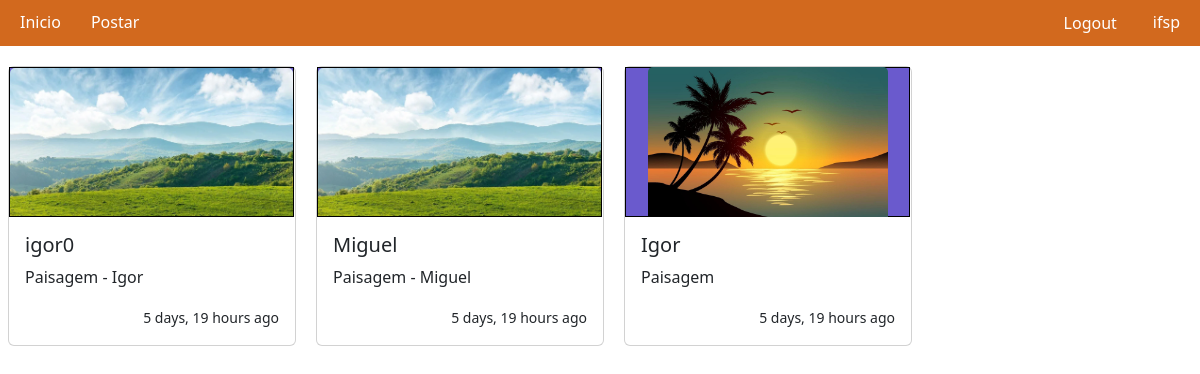
The app's page / (signed in) with its own data.
### app/models.py (models this page shows)
class Post(models.Model):
    autor = models.ForeignKey(
        to = User,
        on_delete = models.SET_NULL,
        null=True
    )
    imagem = models.ImageField(upload_to='posts')
    conteudo = models.TextField()
    data_postagem = models.DateTimeField(auto_now_add = True)
    aprovado = models.BooleanField(default=False)

### app/views.py (the view)
# urls.py: path('', views.inicio, name='inicio'),
def inicio(request):
    posts = Post.objects.filter(aprovado = True)
    return render(request, 'inicio.html', {
        'posts': posts
    })

### app/templates/inicio.html
{% extends "base.html" %}
{% load humanize %}
{% block conteudo %}
<div id="posts" class="row">
{% for post in posts %}
  <div class="card" style="width: 18rem;">
    <div class="img" style="display: flex;align-items: center;justify-content: center; border: 1px solid black; background-color: slateblue;"><img src="/media/{{post.imagem}}" class="card-img-top" style="width:fit-content;">
  </div>
  <div class="card-body">
    <h5 class="card-title">{% if post.autor == user  %}Eu mesmo{% else %}{{post.autor}}{% endif %}</h5>
    <p class="card-text">{{post.conteudo}}</p>
    <p class="card-text" style="text-align: right;"><small>{{post.data_postagem|naturaltime}}</small></p>
  </div>
</div>
{% endfor %}
</div>
{% endblock conteudo %}

### templates/navbar.html (shortened to what this page needs)
<nav>
    <div style="margin:5px">
        <a href="{% url 'inicio' %}">Inicio</a>
        <a href="{% url 'postar' %}">Postar</a>
    </div>
    <div style="margin:5px">
        {% if user.is_authenticated %}
        <form action=" {% url "logout" %} " method="post">
            <input type="submit" value="Logout" class="bg-transparent border-0 text-white">
        </form>
        <a href="#">{{ user }}</a>
        {% else %}
        <a href="{% url "login" %}">Login</a>
        <a href="{% url "signup" %}">Cadastro</a>
        {% endif %}
    </div>
</nav>

### static/estilo.css (style rules this page uses)
nav { display: flex; justify-content: space-between; background-color: chocolate; width: 100%; }
nav>div { display: flex; flex-direction: row; }
nav a,nav form { color: white; transition: all 0.6s; text-decoration: none; padding: 5px; margin: 0 10px; }
#posts { gap: 20px; }
.card { padding: 0; width: 350px; }
.card .img { max-width: 285px; height: 150px; }
.card > .img > img { max-width: 100%; max-height: 150px; }

### records on screen
Post: imagem (picture), autor "igor0", conteudo "Paisagem - Igor", data_postagem "5 days, 19 hours ago"
Post: imagem (picture), autor "Miguel", conteudo "Paisagem - Miguel", data_postagem "5 days, 19 hours ago"
Post: imagem (picture), autor "Igor", conteudo "Paisagem", data_postagem "5 days, 19 hours ago"

### other values on screen
{{ user }} "ifsp"
